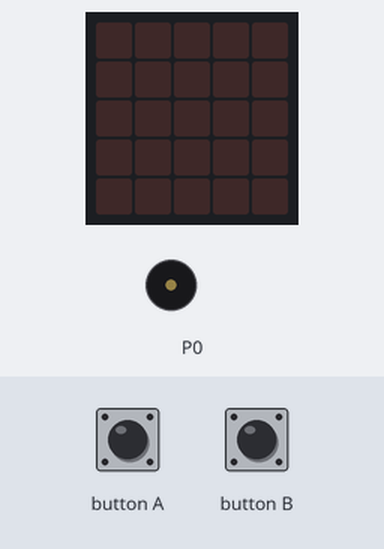
A program run on a simulated BBC micro:bit (MakeCode). Parts: the board's 5×5 LED display, buzzer (waves = sounding). The test bench sets the inputs (shaded band).

Above: at 1.2 s.
1.3 s: button A pressed for 0.15 s
At 2.4 s:
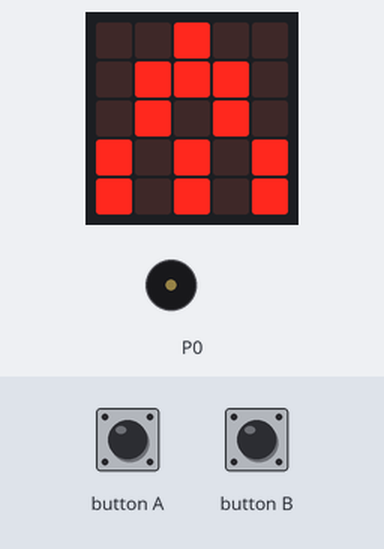
3.3 s: button B pressed for 1 s
At 3.46 s:
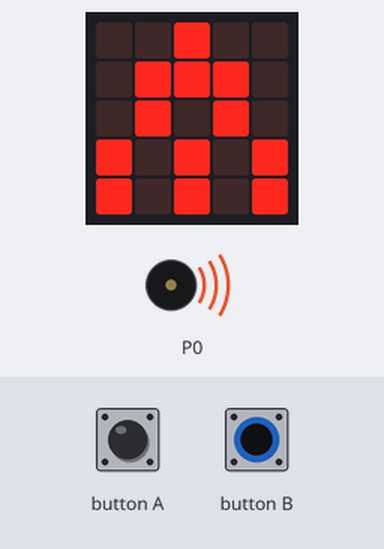
6.3 s: button B pressed for 3.2 s
At 10.4 s:
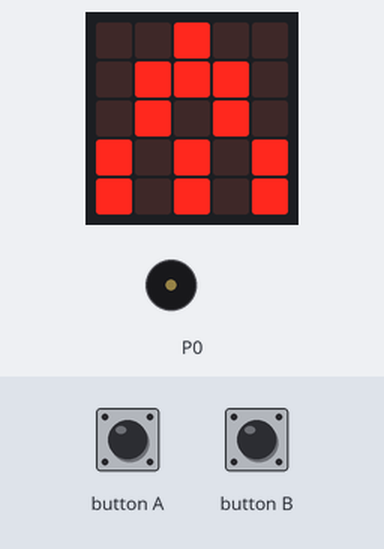
11.0 s: button A pressed for 3.2 s
At 11.16 s:
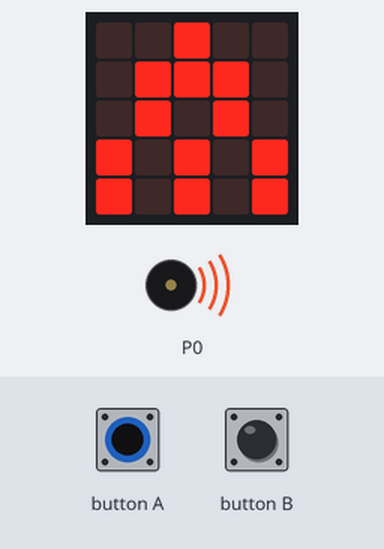
Timing chart, 0 to 15.8 s (numbered marks = the images above; inputs shaded):
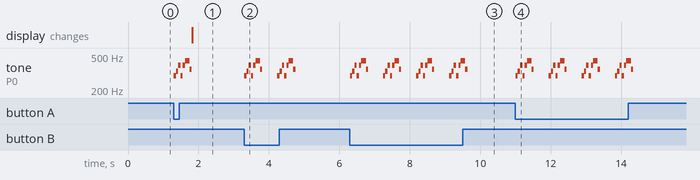

Measured:
- after the input at 1.3 s, tone on P0: plays 294 Hz for 0.07 s, 330 Hz for 0.07 s, 392 Hz for 0.07 s, 294 Hz for 0.07 s, 392 Hz for 0.07 s, 440 Hz for 0.13 s … (7 notes in this stretch), starting at once; the display: changes after 0.52 s (image 1)
- after the input at 3.3 s, tone on P0: plays 294 Hz for 0.07 s, 330 Hz for 0.07 s, 392 Hz for 0.07 s, 294 Hz for 0.07 s, 392 Hz for 0.07 s, 440 Hz for 0.13 s … (14 notes in this stretch), starting at once
- after the input at 6.3 s, tone on P0: silent → 294 Hz at once, then repeats every 0.94 s: 330 Hz 0.07 s, 392 Hz 0.07 s, 294 Hz 0.07 s, 392 Hz 0.07 s, 440 Hz 0.13 s, 349 Hz 0.06 s, silent 0.43 s, 294 Hz 0.07 s
- after the input at 11.0 s, tone on P0: silent → 294 Hz at once, then repeats every 0.94 s: 330 Hz 0.07 s, 392 Hz 0.07 s, 294 Hz 0.07 s, 392 Hz 0.07 s, 440 Hz 0.13 s, 349 Hz 0.06 s, silent 0.43 s, 294 Hz 0.07 s, until it stays silent from 14.3 s

The program:

main.ts
```typescript
basic.forever(function () {
    if (input.buttonIsPressed(Button.A) || input.buttonIsPressed(Button.B)) {
        music.play(music.stringPlayable("D E G D G A A F ", 1000), music.PlaybackMode.UntilDone)
        basic.showLeds(`
            . . # . .
            . # # # .
            . # . # .
            # . # . #
            # . # . #
            `)
    }
})
```

test.ts
```typescript
// testes vão aqui; isto não será compilado quando este pacote for usado como uma extensão.
```
